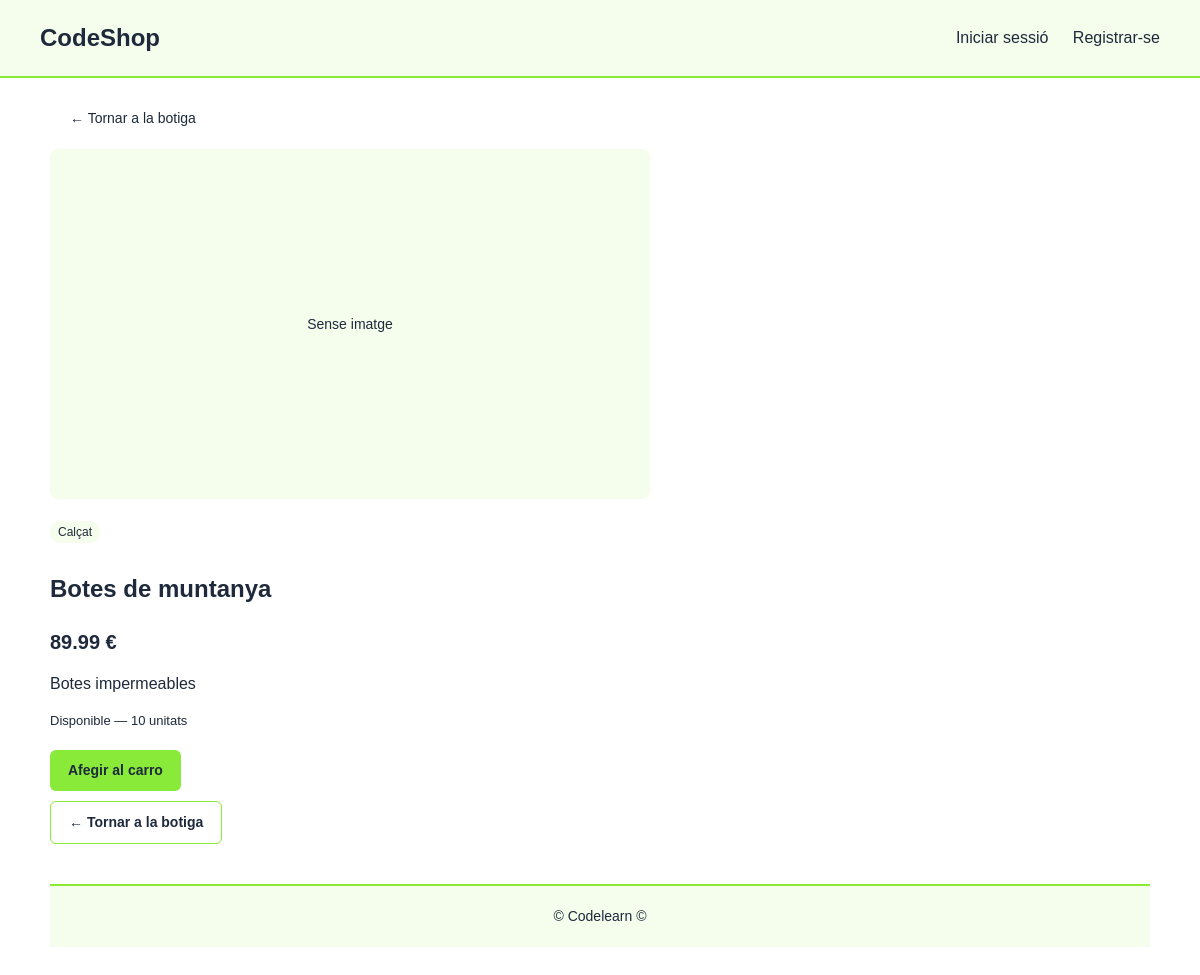
The page /producte.php?id=6 on the database its author committed.
### tables this page shows
CREATE TABLE productes (
    id           INT AUTO_INCREMENT PRIMARY KEY,
    nom          VARCHAR(200)   NOT NULL,
    descripcio   TEXT,
    preu         DECIMAL(10,2)  NOT NULL,
    estoc        INT            NOT NULL DEFAULT 0,
    imatge       VARCHAR(255),
    categoria_id INT,
    creat_a      TIMESTAMP DEFAULT CURRENT_TIMESTAMP,
    FOREIGN KEY (categoria_id) REFERENCES categories(id) ON DELETE SET NULL
);

CREATE TABLE categories (
    id  INT AUTO_INCREMENT PRIMARY KEY,
    nom VARCHAR(100) NOT NULL
);

### includes/auth.php (called while the page is built, shortened)
<?php
function esAdmin(): bool {
    return isset($_SESSION['rol']) && $_SESSION['rol'] === 'admin';
}

### producte.php (the view, shortened to what this page needs)
<?php
require_once 'includes/db.php';
require_once 'includes/auth.php';
$id = (int)$_GET['id'];
$stmt = $pdo->prepare("
    SELECT p.*, c.nom AS categoria_nom
    FROM productes p
    LEFT JOIN categories c ON p.categoria_id = c.id
    WHERE p.id = ?
");
$stmt->execute([$id]);
$producte = $stmt->fetch();
require_once 'includes/header.php';
?>
<nav class="engruna">
    <a href="index.php">← Tornar a la botiga</a>
</nav>
<section class="producte-detall">
    <div class="producte-imatge">
        <?php if ($producte['imatge']): ?>
            <img src="uploads/<?= htmlspecialchars($producte['imatge']) ?>"
                 alt="<?= htmlspecialchars($producte['nom']) ?>">
        <?php else: ?>
            <div class="imatge-buida">Sense imatge</div>
        <?php endif; ?>
    </div>
    <div class="producte-info">
        <span class="categoria">
            <?= htmlspecialchars($producte['categoria_nom'] ?? 'Sense categoria') ?>
        </span>
        <h1><?= htmlspecialchars($producte['nom']) ?></h1>
        <p class="preu"><?= number_format($producte['preu'], 2) ?> €</p>
        <p class="descripcio">
            <?= htmlspecialchars($producte['descripcio'] ?? 'Sense descripció') ?>
        </p>
        <?php if ($producte['estoc'] > 0): ?>
            <span class="estoc disponible">
                Disponible — <?= $producte['estoc'] ?> unitats
            </span>
        <?php else: ?>
            <span class="estoc esgotat">Esgotat</span>
        <?php endif; ?>
        <?php if ($producte['estoc'] > 0 && !esAdmin()): ?>
            <a href="afegir_carro.php?id=<?= $producte['id'] ?>" class="boto boto-carro">
                Afegir al carro
            </a>
        <?php endif; ?>
        <a href="index.php" class="boto boto-blanc">← Tornar a la botiga</a>
    </div>
</section>
<?php
require_once 'includes/footer.php';
?>

### css/estils.css (style rules this page uses)
body { background-color: #fff; color: #1e293b; font-family: Arial, sans-serif; margin: 0; line-height: 1.5; }
nav a { color: #1e293b; text-decoration: none; margin-left: 20px; }
.producte-imatge { display: block; }
.producte-targeta img, .imatge-buida { width: 100%; height: 180px; object-fit: cover; display: block; }
.imatge-buida { background-color: #f5fdec; display: flex; align-items: center; justify-content: center; font-size: 14px; }
.producte-info { padding: 15px; }
.categoria { display: inline-block; background-color: #f5fdec; font-size: 12px; padding: 2px 8px; border-radius: 10px; margin-bottom: 8px; }
.preu { font-size: 20px; font-weight: bold; margin: 5px 0; }
.estoc { display: block; font-size: 13px; margin-bottom: 10px; }
.engruna { margin-bottom: 20px; font-size: 14px; }
.engruna a { color: #1e293b; text-decoration: none; }
.producte-detall { max-width: 600px; }
.producte-detall .producte-imatge img, .producte-detall .imatge-buida { width: 100%; height: 350px; object-fit: cover; border-radius: 8px; margin-bottom: 20px; }
.producte-detall .producte-info { padding: 0; }
.producte-detall .estoc { margin-bottom: 20px; }
.producte-detall .boto { display: block; width: fit-content; margin-top: 10px; }
.descripcio { margin: 15px 0; }
.boto { display: inline-block; background-color: #89ea3a; color: #1e293b; padding: 10px 18px; border: none; border-radius: 6px; text-decoration: none; font-size: 14px; font-weight: bold; cursor: pointer; }
.boto-blanc { background-color: #fff; border: 1px solid #89ea3a; }
.boto-carro { display: block; width: fit-content; margin-top: 8px; }

### rows shown on the page
productes: categoria.nom "Calçat", nom "Botes de muntanya", preu "89.99", descripcio "Botes impermeables", estoc "10"

### other values the page prints
$titol "CodeShop"
